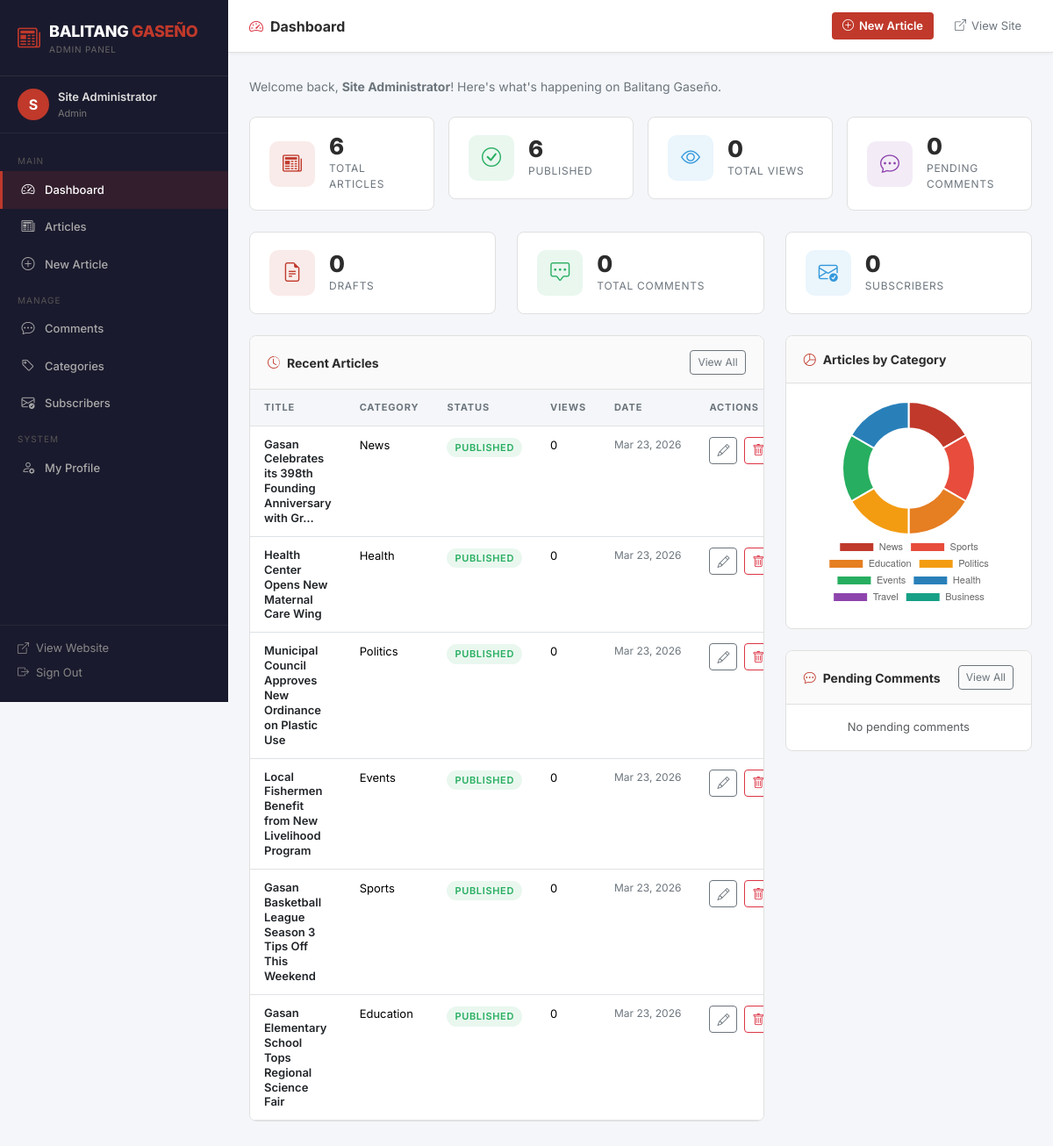
Page /admin/dashboard.php (signed in) on the committed database.
### tables this page shows
CREATE TABLE users (
    id INT AUTO_INCREMENT PRIMARY KEY,
    name VARCHAR(150) NOT NULL,
    email VARCHAR(200) NOT NULL UNIQUE,
    password VARCHAR(255) NOT NULL,
    role ENUM('admin','editor') DEFAULT 'editor',
    avatar VARCHAR(255) DEFAULT NULL,
    created_at TIMESTAMP DEFAULT CURRENT_TIMESTAMP
);

CREATE TABLE articles (
    id INT AUTO_INCREMENT PRIMARY KEY,
    title VARCHAR(300) NOT NULL,
    slug VARCHAR(300) NOT NULL UNIQUE,
    byline VARCHAR(200),
    category_id INT NOT NULL,
    author_id INT NOT NULL,
    body LONGTEXT NOT NULL,
    excerpt TEXT,
    image VARCHAR(255) DEFAULT NULL,
    status ENUM('published','draft') DEFAULT 'draft',
    views INT DEFAULT 0,
    published_at DATETIME DEFAULT NULL,
    created_at TIMESTAMP DEFAULT CURRENT_TIMESTAMP,
    updated_at TIMESTAMP DEFAULT CURRENT_TIMESTAMP ON UPDATE CURRENT_TIMESTAMP,
    FOREIGN KEY (category_id) REFERENCES categories(id) ON DELETE CASCADE,
    FOREIGN KEY (author_id) REFERENCES users(id) ON DELETE CASCADE
);

CREATE TABLE categories (
    id INT AUTO_INCREMENT PRIMARY KEY,
    name VARCHAR(100) NOT NULL,
    slug VARCHAR(100) NOT NULL UNIQUE,
    description TEXT,
    created_at TIMESTAMP DEFAULT CURRENT_TIMESTAMP
);

### config/db.php (called while the page is built, shortened)
<?php
function current_user(): array {
    return $_SESSION['user'] ?? [];
}

### admin/dashboard.php (the view, shortened to what this page needs)
<?php
require_once __DIR__ . '/../config/db.php';
$total_articles   = $pdo->query("SELECT COUNT(*) FROM articles")->fetchColumn();
$published_count  = $pdo->query("SELECT COUNT(*) FROM articles WHERE status='published'")->fetchColumn();
$draft_count      = $pdo->query("SELECT COUNT(*) FROM articles WHERE status='draft'")->fetchColumn();
$pending_comments = $pdo->query("SELECT COUNT(*) FROM comments WHERE status='pending'")->fetchColumn();
$total_comments   = $pdo->query("SELECT COUNT(*) FROM comments")->fetchColumn();
$subscribers      = $pdo->query("SELECT COUNT(*) FROM subscribers")->fetchColumn();
$total_views      = $pdo->query("SELECT COALESCE(SUM(views),0) FROM articles")->fetchColumn();
$recent_articles = $pdo->query("
    SELECT a.id, a.title, a.slug, a.status, a.views, a.published_at, a.created_at,
           c.name AS cat_name, u.name AS author_name
    FROM articles a
    JOIN categories c ON c.id = a.category_id
    JOIN users u ON u.id = a.author_id
    ORDER BY a.created_at DESC LIMIT 8
")->fetchAll();
$recent_comments = $pdo->query("
    SELECT cm.*, a.title AS article_title, a.slug AS article_slug
    FROM comments cm
    JOIN articles a ON a.id = cm.article_id
    ORDER BY cm.created_at DESC LIMIT 5
")->fetchAll();
$cat_stats = $pdo->query("
    SELECT c.name, COUNT(a.id) AS total
    FROM categories c
    LEFT JOIN articles a ON a.category_id = c.id AND a.status='published'
    GROUP BY c.id ORDER BY total DESC
")->fetchAll();
$base = SITE_URL;
?>
<!DOCTYPE html>
<html lang="en">
  <head>
    <link href="https://cdn.jsdelivr.net/npm/bootstrap@5.3.3/dist/css/bootstrap.min.css" rel="stylesheet">
    <link href="https://cdn.jsdelivr.net/npm/bootstrap-icons@1.11.3/font/bootstrap-icons.css" rel="stylesheet">
    <link rel="stylesheet" href="<?= $base ?>/assets/css/admin.css">
  </head>
  <body>
    <?php include __DIR__ . '/includes/sidebar.php'; ?>
    <div class="admin-main">
      <div class="admin-topbar">
        <div class="d-flex align-items-center gap-3">
          <span class="admin-topbar-title"><i class="bi bi-speedometer2 me-2 text-danger"></i>Dashboard</span>
        </div>
        <div class="admin-topbar-actions">
          <a href="<?= $base ?>/admin/create.php" class="btn-admin-primary">
            <i class="bi bi-plus-circle"></i> New Article
          </a>
          <a href="<?= $base ?>/index.php" target="_blank">
            <i class="bi bi-box-arrow-up-right"></i> View Site
          </a>
        </div>
      </div>
      <div class="admin-content">
        <p class="mb-4" style="color:var(--text-muted);font-size:14px;">
          Welcome back, <strong><?= htmlspecialchars($user['name']) ?></strong>! Here's what's happening on Balitang Gaseño.
        </p>
        <div class="row g-3 mb-4">
          <div class="col-xl-3 col-md-6">
            <div class="stat-card">
              <div class="stat-icon red"><i class="bi bi-newspaper"></i></div>
              <div>
                <div class="stat-value"><?= number_format($total_articles) ?></div>
                <div class="stat-label">Total Articles</div>
              </div>
            </div>
          </div>
          <div class="col-xl-3 col-md-6">
            <div class="stat-card">
              <div class="stat-icon green"><i class="bi bi-check-circle"></i></div>
              <div>
                <div class="stat-value"><?= number_format($published_count) ?></div>
                <div class="stat-label">Published</div>
              </div>
            </div>
          </div>
          <div class="col-xl-3 col-md-6">
            <div class="stat-card">
              <div class="stat-icon blue"><i class="bi bi-eye"></i></div>
              <div>
                <div class="stat-value"><?= number_format($total_views) ?></div>
                <div class="stat-label">Total Views</div>
              </div>
            </div>
          </div>
          <div class="col-xl-3 col-md-6">
            <div class="stat-card">
              <div class="stat-icon purple"><i class="bi bi-chat-dots"></i></div>
              <div>
                <div class="stat-value"><?= number_format($pending_comments) ?></div>
                <div class="stat-label">Pending Comments</div>
              </div>
            </div>
          </div>
        </div>
        <div class="row g-4 mb-4">
          <div class="col-md-4">
            <div class="stat-card">
              <div class="stat-icon red"><i class="bi bi-file-earmark-text"></i></div>
              <div>
                <div class="stat-value"><?= number_format($draft_count) ?></div>
                <div class="stat-label">Drafts</div>
              </div>
            </div>
          </div>
          <div class="col-md-4">
            <div class="stat-card">
              <div class="stat-icon green"><i class="bi bi-chat-square-dots"></i></div>
              <div>
                <div class="stat-value"><?= number_format($total_comments) ?></div>
                <div class="stat-label">Total Comments</div>
              </div>
            </div>
          </div>
          <div class="col-md-4">
            <div class="stat-card">
              <div class="stat-icon blue"><i class="bi bi-envelope-check"></i></div>
              <div>
                <div class="stat-value"><?= number_format($subscribers) ?></div>
                <div class="stat-label">Subscribers</div>
              </div>
            </div>
          </div>
        </div>
        <div class="row g-4">
          <div class="col-lg-8">
            <div class="admin-card">
              <div class="admin-card-header">
                <i class="bi bi-clock-history"></i> Recent Articles
                <a href="<?= $base ?>/admin/articles.php" class="ms-auto btn btn-sm btn-outline-secondary" style="font-size:12px;">View All</a>
              </div>
              <div class="admin-card-body p-0">
                <div class="table-responsive">
                  <table class="table table-hover mb-0">
                    <thead>
                      <tr>
                        <th style="padding:12px 16px;font-size:11px;text-transform:uppercase;letter-spacing:.08em;color:var(--text-muted);background:var(--bg-light);">Title</th>
                        <th style="padding:12px 16px;font-size:11px;text-transform:uppercase;letter-spacing:.08em;color:var(--text-muted);background:var(--bg-light);">Category</th>
                        <th style="padding:12px 16px;font-size:11px;text-transform:uppercase;letter-spacing:.08em;color:var(--text-muted);background:var(--bg-light);">Status</th>
                        <th style="padding:12px 16px;font-size:11px;text-transform:uppercase;letter-spacing:.08em;color:var(--text-muted);background:var(--bg-light);">Views</th>
                        <th style="padding:12px 16px;font-size:11px;text-transform:uppercase;letter-spacing:.08em;color:var(--text-muted);background:var(--bg-light);">Date</th>
                        <th style="padding:12px 16px;font-size:11px;text-transform:uppercase;letter-spacing:.08em;color:var(--text-muted);background:var(--bg-light);">Actions</th>
                      </tr>
                    </thead>
                    <tbody>
                      <?php foreach ($recent_articles as $art): ?>
                      <tr>
                        <td style="padding:12px 16px;font-size:13px;max-width:240px;">
                          <a href="<?= $base ?>/article.php?slug=<?= urlencode($art['slug']) ?>" target="_blank"
                            class="fw-semibold text-dark" style="line-height:1.3;display:block;">
                            <?= htmlspecialchars(substr($art['title'], 0, 55)) ?><?= strlen($art['title']) > 55 ? '…' : '' ?>
                          </a>
                        </td>
                        <td style="padding:12px 16px;font-size:13px;white-space:nowrap;"><?= htmlspecialchars($art['cat_name']) ?></td>
                        <td style="padding:12px 16px;">
                          <span class="status-badge <?= $art['status'] ?>"><?= ucfirst($art['status']) ?></span>
                        </td>
                        <td style="padding:12px 16px;font-size:13px;"><?= number_format($art['views']) ?></td>
                        <td style="padding:12px 16px;font-size:12px;color:var(--text-muted);white-space:nowrap;">
                          <?= date('M j, Y', strtotime($art['created_at'])) ?>
                        </td>
                        <td style="padding:12px 16px;white-space:nowrap;">
                          <a href="<?= $base ?>/admin/edit.php?id=<?= $art['id'] ?>" class="btn btn-sm btn-outline-secondary" title="Edit"><i class="bi bi-pencil"></i></a>
                          <a href="<?= $base ?>/admin/delete_article.php?id=<?= $art['id'] ?>" class="btn btn-sm btn-outline-danger ms-1"
                            onclick="return confirm('Delete this article?')" title="Delete"><i class="bi bi-trash"></i></a>
                        </td>
                      </tr>
                      <?php endforeach; ?>
                    </tbody>
                  </table>
                </div>
              </div>
            </div>
          </div>
          <div class="col-lg-4">
            <div class="admin-card mb-4">
              <div class="admin-card-header"><i class="bi bi-pie-chart"></i> Articles by Category</div>
              <div class="admin-card-body">
                <canvas id="catChart" height="200"></canvas>
              </div>
            </div>
            <div class="admin-card">
              <div class="admin-card-header">
                <i class="bi bi-chat-dots"></i> Pending Comments
                <a href="<?= $base ?>/admin/comments.php" class="ms-auto btn btn-sm btn-outline-secondary" style="font-size:12px;">View All</a>
              </div>
              <div class="admin-card-body p-0">
                <?php $pending_list = array_filter($recent_comments, fn($c) => $c['status'] === 'pending'); ?>
                <?php if ($pending_list): ?>
                  <?php foreach (array_slice($pending_list, 0, 4) as $cm): ?>
                  <div style="padding:12px 16px;border-bottom:1px solid var(--border);">
                    <div class="d-flex justify-content-between align-items-start">
                      <div>
                        <strong style="font-size:13px;"><?= htmlspecialchars($cm['commenter_name']) ?></strong>
                        <div style="font-size:12px;color:var(--text-muted);margin:2px 0;">
                          on <em><?= htmlspecialchars(substr($cm['article_title'], 0, 30)) ?>…</em>
                        </div>
                        <div style="font-size:13px;color:#555;margin-top:3px;">
                          <?= htmlspecialchars(substr($cm['body'], 0, 60)) ?>…
                        </div>
                      </div>
                    </div>
                    <div class="d-flex gap-1 mt-2">
                      <a href="<?= $base ?>/admin/comment_action.php?id=<?= $cm['id'] ?>&action=approved" class="btn btn-xs btn-success" style="font-size:11px;padding:2px 8px;">Approve</a>
                      <a href="<?= $base ?>/admin/comment_action.php?id=<?= $cm['id'] ?>&action=rejected" class="btn btn-xs btn-danger" style="font-size:11px;padding:2px 8px;">Reject</a>
                    </div>
                  </div>
                  <?php endforeach; ?>
                <?php else: ?>
                  <div class="p-3 text-center text-muted" style="font-size:13px;">No pending comments</div>
                <?php endif; ?>
              </div>
            </div>
          </div>
        </div>
      </div>
    </div>
    <script>
    // Category chart
    const catData = <?= json_encode(array_values($cat_stats)) ?>;
    new Chart(document.getElementById('catChart'), {
      type: 'doughnut',
      data: {
        labels: catData.map(d => d.name),
        datasets: [{
          data: catData.map(d => d.total),
          backgroundColor: ['#c0392b','#e74c3c','#e67e22','#f39c12','#27ae60','#2980b9','#8e44ad','#16a085'],
          borderWidth: 2,
          borderColor: '#fff'
        }]
      },
      options: {
        responsive: true,
        plugins: { legend: { position: 'bottom', labels: { font: { size: 11 }, padding: 8 } } },
        cutout: '60%'
      }
    });
    // Sidebar toggle for mobile
    function toggleSidebar() {
      document.getElementById('adminSidebar').classList.toggle('open');
    }
    </script>
  </body>
</html>

### admin/includes/sidebar.php
<?php
$current_page = basename($_SERVER['PHP_SELF']);
$base = SITE_URL;
$user = current_user();
?>
<aside class="admin-sidebar" id="adminSidebar">
  <div class="sidebar-brand">
    <span class="sidebar-brand-icon"><i class="bi bi-newspaper"></i></span>
    <div>
      <div class="sidebar-brand-name">BALITANG <span>GASEÑO</span></div>
      <div class="sidebar-brand-sub">Admin Panel</div>
    </div>
  </div>
  <div class="sidebar-user">
    <div class="sidebar-user-avatar"><?= strtoupper(substr($user['name'] ?? 'A', 0, 1)) ?></div>
    <div>
      <div class="sidebar-user-name"><?= htmlspecialchars($user['name'] ?? 'Admin') ?></div>
      <div class="sidebar-user-role"><?= ucfirst($user['role'] ?? 'editor') ?></div>
    </div>
  </div>
  <nav class="sidebar-nav">
    <div class="sidebar-nav-label">Main</div>
    <a href="<?= $base ?>/admin/dashboard.php" class="sidebar-nav-link <?= $current_page === 'dashboard.php' ? 'active' : '' ?>">
      <i class="bi bi-speedometer2"></i> Dashboard
    </a>
    <a href="<?= $base ?>/admin/articles.php" class="sidebar-nav-link <?= in_array($current_page, ['articles.php','create.php','edit.php']) ? 'active' : '' ?>">
      <i class="bi bi-newspaper"></i> Articles
    </a>
    <a href="<?= $base ?>/admin/create.php" class="sidebar-nav-link <?= $current_page === 'create.php' ? 'active' : '' ?>">
      <i class="bi bi-plus-circle"></i> New Article
    </a>
    <div class="sidebar-nav-label">Manage</div>
    <a href="<?= $base ?>/admin/comments.php" class="sidebar-nav-link <?= $current_page === 'comments.php' ? 'active' : '' ?>">
      <i class="bi bi-chat-dots"></i> Comments
    </a>
    <a href="<?= $base ?>/admin/categories.php" class="sidebar-nav-link <?= $current_page === 'categories.php' ? 'active' : '' ?>">
      <i class="bi bi-tag"></i> Categories
    </a>
    <a href="<?= $base ?>/admin/subscribers.php" class="sidebar-nav-link <?= $current_page === 'subscribers.php' ? 'active' : '' ?>">
      <i class="bi bi-envelope-check"></i> Subscribers
    </a>
    <div class="sidebar-nav-label">System</div>
    <a href="<?= $base ?>/admin/profile.php" class="sidebar-nav-link <?= $current_page === 'profile.php' ? 'active' : '' ?>">
      <i class="bi bi-person-gear"></i> My Profile
    </a>
  </nav>
  <div class="sidebar-footer">
    <a href="<?= $base ?>/index.php" target="_blank"><i class="bi bi-box-arrow-up-right"></i> View Website</a>
    <a href="<?= $base ?>/admin/logout.php"><i class="bi bi-box-arrow-right"></i> Sign Out</a>
  </div>
</aside>

### rows in the picture
users: name "S", name "Site Administrator"
articles: title "Gasan Celebrates its 398th Founding Anniversary with Gr", category.name "News", status "PUBLISHED", views "0", created_at "Mar 23, 2026"
articles: title "Health Center Opens New Maternal Care Wing", category.name "Health", status "PUBLISHED", views "0", created_at "Mar 23, 2026"
articles: title "Municipal Council Approves New Ordinance on Plastic Use", category.name "Politics", status "PUBLISHED", views "0", created_at "Mar 23, 2026"
articles: title "Local Fishermen Benefit from New Livelihood Program", category.name "Events", status "PUBLISHED", views "0", created_at "Mar 23, 2026"
articles: title "Gasan Basketball League Season 3 Tips Off This Weekend", category.name "Sports", status "PUBLISHED", views "0", created_at "Mar 23, 2026"
articles: title "Gasan Elementary School Tops Regional Science Fair", category.name "Education", status "PUBLISHED", views "0", created_at "Mar 23, 2026"

### other values in the picture
$user['role'] "Admin"
$total_articles "6"
$published_count "6"
$total_views "0"
$pending_comments "0"
$draft_count "0"
$total_comments "0"
$subscribers "0"
chart data {{ json_encode(array_values($cat_stats)) }} [{"name":"News","total":1},{"name":"Sports","total":1},{"name":"Education","total":1},{"name":"Politics","total":1},{"name":"Events","total":1},{"name":"Health","total":1},{"name":"Travel","total":0},{"name":"Business","total":0}]
